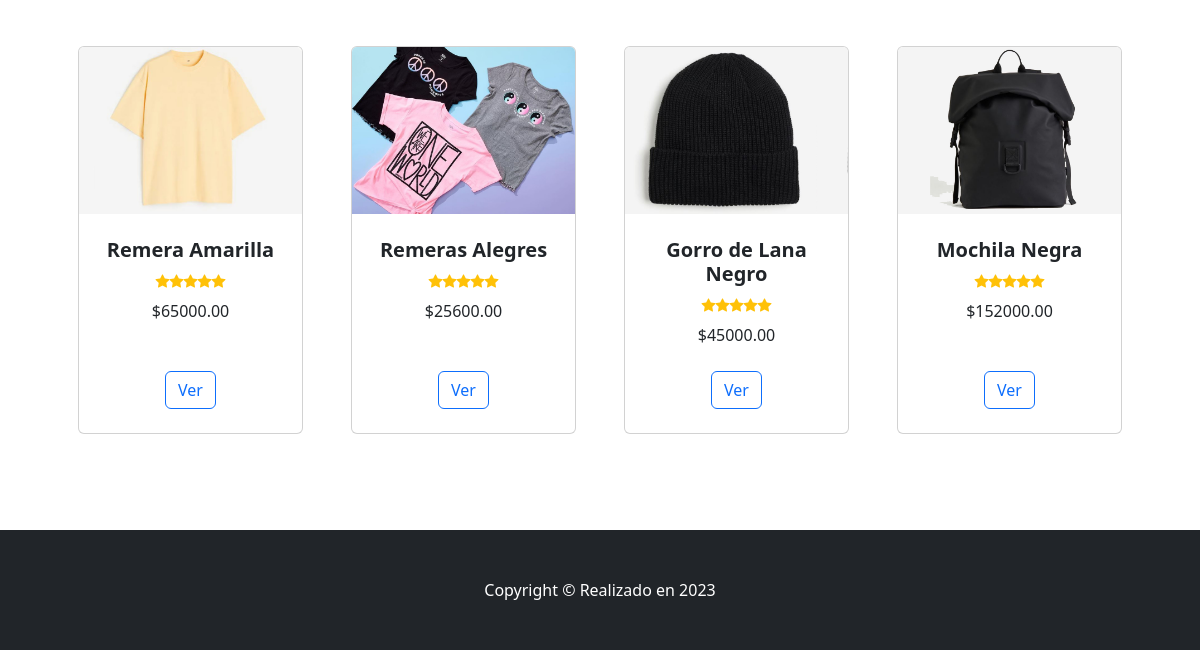
/ (lower part), run on an earlier commit of the app's database.
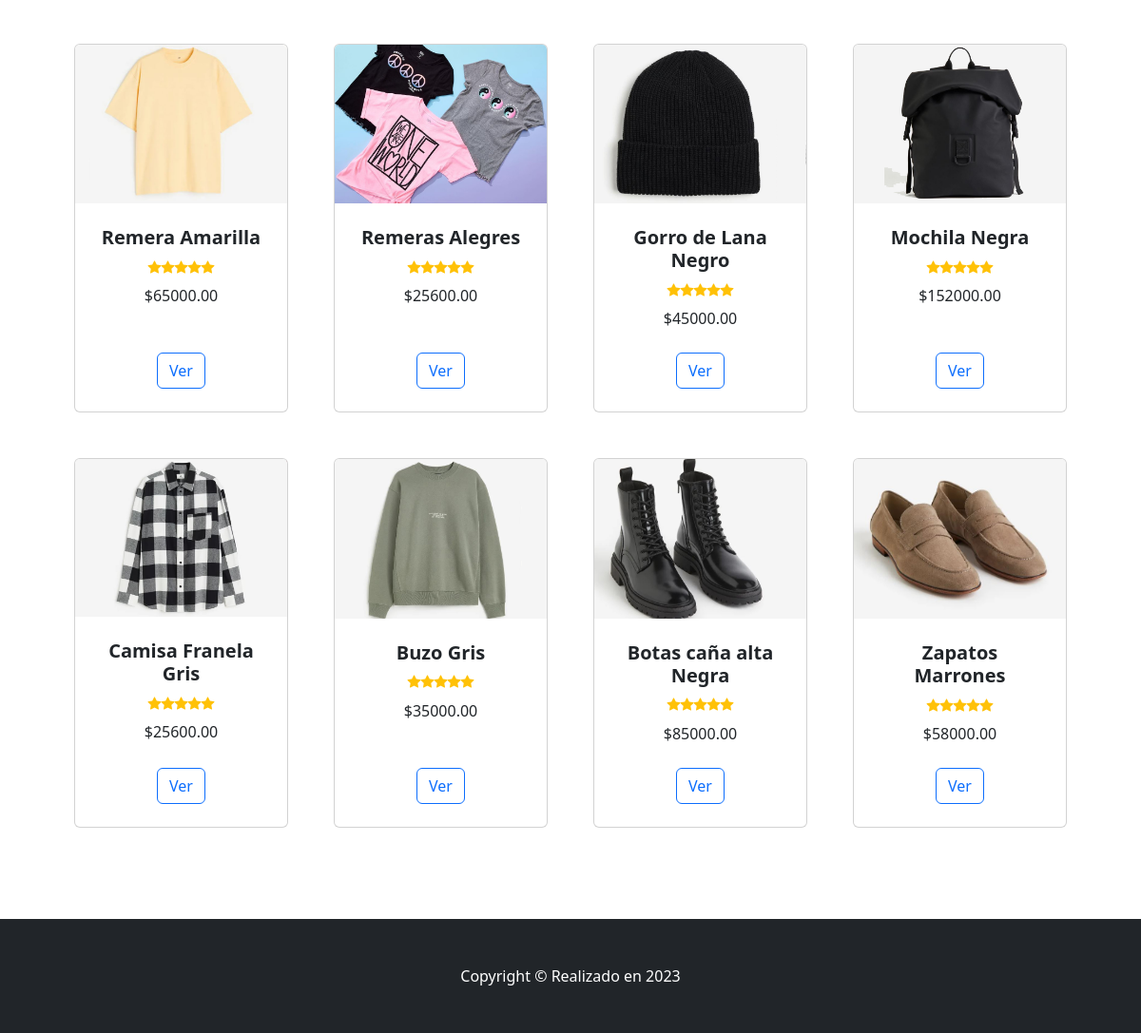
And on a later commit of the database.
### MiApp/models.py (models this page shows, shortened)
class Productos(models.Model):
    nombre     = models.CharField(max_length=80)
    categoria  = models.CharField(max_length=20)
    precio     = models.DecimalField(max_digits=19, decimal_places=2)
    descrip    = models.TextField(blank=True)
    imagen     = models.ImageField(upload_to='productos', null=True, blank = True)

### MiApp/views.py (the view)
# urls.py: path('', views.ProductoListView.as_view(), name="List"),
class ProductoListView(ListView):
    model = Productos
    template_name = "MiApp/resultados_class.html"

### CarritoApp/context_processors.py (called while the page is built)
def total_carrito (request):
    total = 0
    totitem = 0
    if request.user.is_authenticated:
        if request.session.get("carrito"):
            for key , value in request.session["carrito"].items():
                total += float(value["acumulado"])
                totitem += int(value["cantidad"])
    return {"total_carrito" : total,
            "total_items" : totitem}

### MiApp/context_processors.py (called while the page is built, shortened)
def custom_avatar(request):
    context = auth(request)
    user = context['user']
    return context

### MiApp/templates/MiApp/resultados_class.html (shortened to what this page needs)
{% extends 'MiApp/base.html' %}
{% load static %}
{% block seccion1 %}
    <section class="py-5">
        <div class="container px-4 px-lg-5 mt-5">
            <div class="row gx-4 gx-lg-5 row-cols-2 row-cols-md-3 row-cols-xl-4 justify-content-center">
                {% for producto in object_list %}
                    <div class="col mb-5">
                        <div class="card h-100">
                            {% if producto.imagen %}
                            <img class="card-img-top" src="/media/{{ producto.imagen}}" alt="..."  />
                            {% else %}
                                <img class="card-img-top" src="/media/productos/sinfoto.png" alt="..."  />
                            {% endif %}
                            <div class="card-body p-4">
                                <div class="text-center">
                                    <h5 class="fw-bolder">{{ producto.nombre }}</h5>
                                    <div class="d-flex justify-content-center small text-warning mb-2">
                                        <div class="bi-star-fill"></div>
                                        <div class="bi-star-fill"></div>
                                        <div class="bi-star-fill"></div>
                                        <div class="bi-star-fill"></div>
                                        <div class="bi-star-fill"></div>
                                    </div>
                                    ${{ producto.precio }}
                                </div>
                            </div>
                            <div class="card-footer p-4 pt-0 border-top-0 bg-transparent">
                                {% if request.user.is_superuser %}
                                    <div class="text-center">
                                        <a href="{% url 'Pro_Up' producto.id %}" class="btn btn-outline-primary me-1">Editar</a>
                                        <a href="{% url 'Pro_Del' producto.id %}" class="btn btn-outline-danger me-1">Eliminar</a>
                                    </div>
                                {% else %}
                                    <div class="text-center">
                                        <a href="{% url 'Pro_Det' producto.id %}" class="btn btn-outline-primary">Ver</a>
                                    </div>
                                {% endif %}
                            </div>
                        </div>
                    </div>
                {% endfor %}
            </div>
        </div>
    </section>
{% endblock seccion1 %}

What changed in the data, as far as the page shows it:
added Productos: imagen (picture), nombre "Camisa Franela Gris", precio "25600.00"
added Productos: imagen (picture), nombre "Buzo Gris", precio "35000.00"
added Productos: imagen (picture), nombre "Botas caña alta Negra", precio "85000.00"
added Productos: imagen (picture), nombre "Zapatos Marrones", precio "58000.00"
